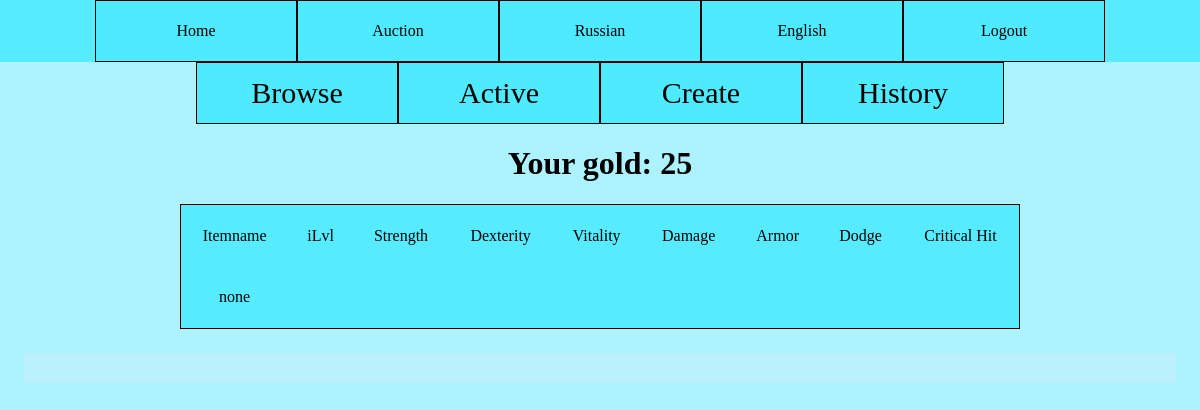
Before: /en/auction/log (signed in) with the older database file.
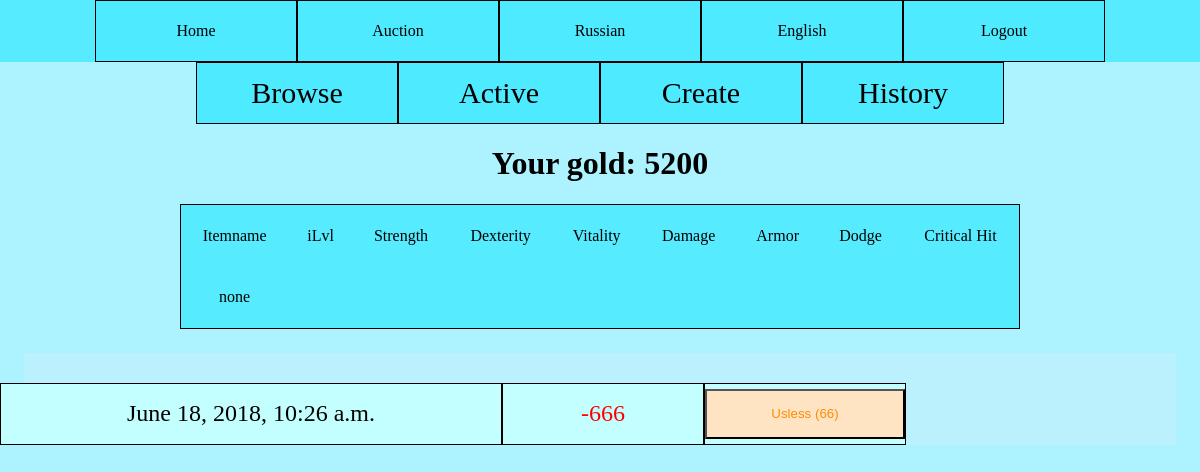
After: the same page with the newer database file.
### main/models.py (models this page shows)
class Character(models.Model):
    user = models.OneToOneField(User, on_delete=models.CASCADE, null=True)
    gold = models.BigIntegerField(default=0)
    eq_weapon = models.ForeignKey('Item', on_delete=models.SET_NULL, null=True, related_name="weapon")
    eq_helm   = models.ForeignKey('Item', on_delete=models.SET_NULL, null=True, related_name="helm")
    eq_armor  = models.ForeignKey('Item', on_delete=models.SET_NULL, null=True, related_name="armor")
    eq_offhand= models.ForeignKey('Item', on_delete=models.SET_NULL, null=True, related_name="offhand")

class AuctionLog(models.Model):
    character_id = models.ForeignKey(Character, on_delete=models.CASCADE,null=True)
    time = models.DateTimeField(null=True)
    bought = models.BooleanField(default=False)
    price = models.IntegerField(default=0)
    item = models.ForeignKey(Item, on_delete=models.CASCADE, null=True)

class Item(models.Model):
    item_name = models.CharField(max_length=30,null=True)
    item_level = models.IntegerField(default=0)
    item_tupe = models.IntegerField(null=True)
    item_rarity = models.IntegerField(null=True)
    character_id = models.ForeignKey(Character, on_delete=models.SET_NULL,null=True)
    used = models.BooleanField(default=False)

### main/views.py (the view)
# urls.py: path('auction/log', views.AuctionFed, name='log_auction'),
def AuctionFed(request):
    ProcessLoots()
    if request.user.is_authenticated:
        current_user = request.user
        char = Character.objects.get(user=current_user)
        logs = AuctionLog.objects.filter(character_id=char)
        local_log = []
        for x in logs:
            local_log.append(LocalHistory(x))
        context = {'logs': local_log, 'char': char}
        return render(request, 'auction/auction_log.html', context=context)
    else:
        return HttpResponseForbidden()

### main/GameLogic.py (called while the page is built)
def ProcessLoots():
    loots = Loot.objects.all()
    time_now = timezone.now()
    for x in loots:
        if x.end_time < time_now:
            pass

### templates/auction/auction_log.html (shortened to what this page needs)
{% extends "auction/Auction.html" %}
{% load i18n %}
{% block main %}
    {% include "items/stat_table.html" %}
    <div class="main_aa">
        <div class="lots">
            {% for x in logs %}
                <div class="head">
                    <div class="info_long">
                        {{ x.time }}
                    </div>
                    <div class="info">
                        {% if x.bought == True %}
                            <font color="red">
                                -{{ x.price }}
                            </font>
                        {% else %}
                            <font color="green">
                                +{{ x.price }}
                            </font>
                        {% endif %}
                    </div>
                    <div class="info">
                        {% include "items/item_small.html" with item=x.item only %}
                    </div>
                </div>
            {% endfor %}
        </div>
    </div>
{% endblock %}

### templates/auction/Auction.html
{% extends "base.html" %}
{% load i18n %}
{% block header %}
    <div class="menu">
        <a href="/auction">{% trans "Browse" %}</a>
        <a href="/auction/my">{% trans "Active" %}</a>
        <a href="/auction/create">{% trans "Create" %}</a>
        <a href="/auction/log">{% trans "History" %}</a>
    </div>
{% endblock %}
{% block content %}
    <h1><div style="text-align: center;">Your gold: {{ char.gold }}</div></h1>
    {% block main %}
    {% endblock %}
{% endblock %}

### templates/items/item_small.html
{% if item %}
    <button class="item_info" id="{{ item.pk }}" onmouseenter="Display({{ item.pk }})" onclick="ItemClick({{ item.pk }})">
        {% if item.rarity == 0  %}
            <span style="color: #696969; ">
        {% elif item.rarity == 1 %}
            <span style="color: blue; ">
        {% elif item.rarity == 2 %}
            <span style="color: deeppink; ">
        {% else %}
            <span style="color: darkorange; ">
        {% endif %}
            {{ item.name }} ({{ item.ilvl }})
        </span>
    </button>
{% else %}
    <button class="item_info" id="0">
        Empty
    </button>
{% endif %}

Changed rows visible on the page:
changed Character: gold "25" → "5200"
added AuctionLog: time "June 18, 2018, 10:26 a.m."
added Item: name "Usless"
Other visible differences:
new list line: "- 666 ( 66 )"
